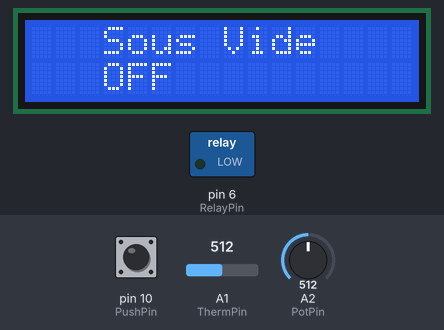
Simulated run of this sketch. Board: Arduino Uno, built with avr-gcc and run on an emulated ATmega328P. On the bench: 16×2 character LCD, switched loads named in the sketch (green lamp = pin HIGH). The inputs (shaded band) are chosen by the test bench; at power-on: pin 10 (PushPin) LOW, A1 (ThermPin) = 512, A2 (PotPin) = 512. EEPROM starts erased.

Above: at 4.2 s.
4.3 s: pin 10 (PushPin) pulled HIGH for 0.15 s
At 5.0 s:
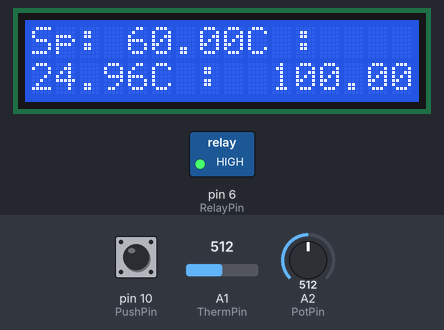
6.0 s: A1 (ThermPin) set to 253
At 8.1 s:
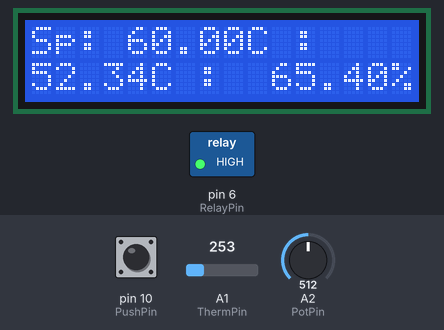
9.0 s: A1 (ThermPin) set to 236
At 10.6 s:
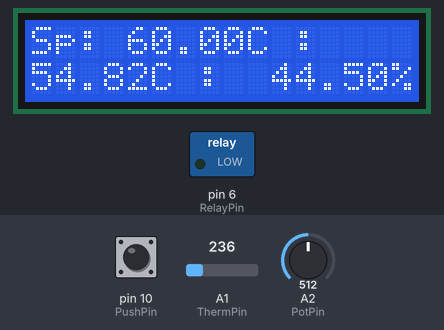
11.5 s: A1 (ThermPin) set to 306
At 12.7 s:
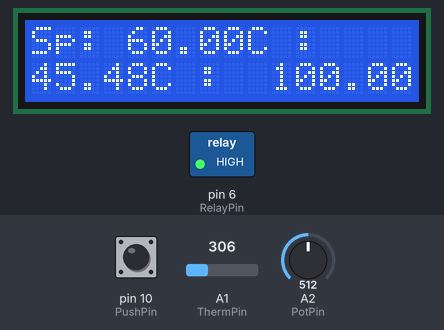
13.6 s: pin 10 (PushPin) pulled HIGH for 0.15 s
At 14.5 s:
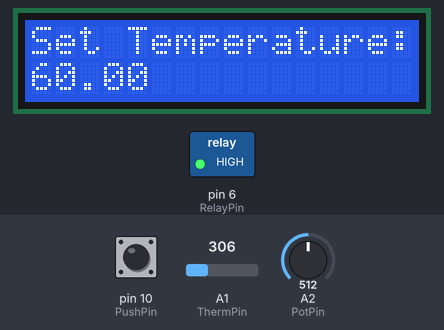
15.3 s: pin 10 (PushPin) pulled HIGH for 1 s
At 17.0 s:
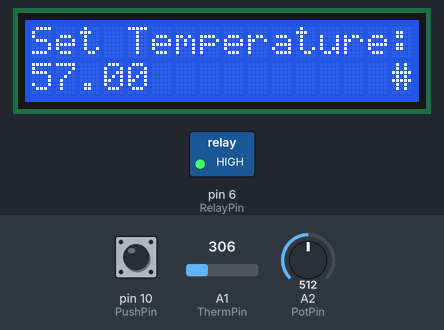
Timing chart, 0 to 18.5 s (numbered marks = the images above; inputs shaded):
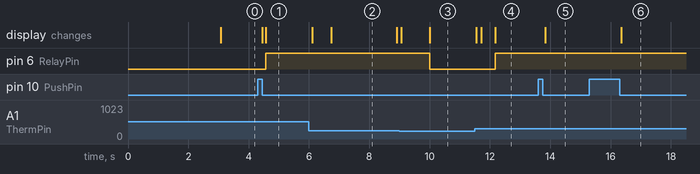

Measured:
- the behaviour switches between 237 and 236 on A1 (ThermPin) (found by bisection; images 2 and 3)
- after the input at 4.3 s, pin 6 (RelayPin): LOW → HIGH after 0.26 s; the display: first changes after 0.15 s (image 1 shows a later state)
- after the input at 6.0 s, the display: first changes after 0.12 s (image 2 shows a later state)
- after the input at 9.0 s, pin 6 (RelayPin): HIGH → LOW after 1.0 s instead of 2.0 s; the display: first changes after 0.07 s (image 3 shows a later state)
- after the input at 11.5 s, pin 6 (RelayPin): LOW → HIGH after 0.68 s; the display: first changes after 0.05 s (image 4 shows a later state)
- after the input at 13.6 s, the display: changes after 0.23 s (image 5)
- after the input at 15.3 s, the display: changes after 1.0 s (image 6)

The sketch:

ModSousViduino.ino
```cpp
//-------------------------------------------------------------------
// Sous Vide Controller
// Bill Earl - for Adafruit Industries
//
// Based on the Arduino PID and PID AutoTune Libraries
// by Brett Beauregard
//
// Modified for thermistor, LCD and one button setup
// by Nicolas Aimon
//------------------------------------------------------------------

// PID Library
#include <PID_v1.h>
#include <PID_AutoTune_v0.h>

// So we can save and retrieve settings
#include <EEPROM.h>

// Library for the basic liquid crystal
#include <LiquidCrystal.h>

// ************************************************
// Pin definitions
// ************************************************

// Output Relay
#define RelayPin 6

// Input Thermistor
#define ThermPin A1

// Button
#define PushPin 10

// Potentiometer
#define PotPin A2

// Thermistor variable
#define NUMSAMPLES 5

// ************************************************
// PID Variables and constants
// ************************************************

//Define Variables we'll be connecting to
double Setpoint;
double Input;
double Output;

volatile long onTime = 0;

// pid tuning parameters
double Kp;
double Ki;
double Kd;

// EEPROM addresses for persisted data
const int SpAddress = 0;
const int KpAddress = 8;
const int KiAddress = 16;
const int KdAddress = 24;

//Specify the links and initial tuning parameters
PID myPID(&Input, &Output, &Setpoint, Kp, Ki, Kd, DIRECT);

// 10 second Time Proportional Output window
int WindowSize = 10000;
unsigned long windowStartTime;

// ************************************************
// Auto Tune Variables and constants
// ************************************************
byte ATuneModeRemember=2;

double aTuneStep=500;
double aTuneNoise=1;
unsigned int aTuneLookBack=20;

boolean tuning = false;

PID_ATune aTune(&Input, &Output);

// ************************************************
// DiSplay Variables and constants
// ************************************************

const int logInterval = 10000; // log every 10 seconds
long lastLogTime = 0;

// ************************************************
// States for state machine
// ************************************************
enum operatingState { OFF = 0, SETP, RUN, TUNE_P, TUNE_I, TUNE_D, AUTO};
operatingState opState = OFF;

// Button handling
int buttonState;
int lastButtonState = LOW;
long lastButtonTime = 0;
long longPressTime = 500;
boolean shortButtonPressed = false;
boolean longButtonPressed = false;

boolean change = false;
long timeout = 10000;

// thermistor setup
int nominalR = 10000;
int nominalT = 25;
int numsamp = NUMSAMPLES;
int bcoeff = 3950;
int seriesR = 10000;
int samples[NUMSAMPLES];

LiquidCrystal lcd(12, 11, 1, 2, 3, 4);

// ************************************************
// Setup and diSplay initial screen
// ************************************************
void setup()
{
   // Initialize Relay Control:
   pinMode(RelayPin, OUTPUT);    // Output mode to drive relay
   digitalWrite(RelayPin, LOW);  // make sure it is off to start

   // Initialize LCD DiSplay

   lcd.begin(16, 2);
   lcd.print(F("    Naimo"));
   lcd.setCursor(0, 1);
   lcd.print(F("   Sous Vide!"));
   delay(3000);

   // Initialize the PID and related variables
   LoadParameters();
   myPID.SetTunings(Kp,Ki,Kd);

   myPID.SetSampleTime(1000);
   myPID.SetOutputLimits(0, WindowSize);

  // Run timer2 interrupt every 15 ms
  TCCR2A = 0;
  TCCR2B = 1<<CS22 | 1<<CS21 | 1<<CS20;

  //Timer2 Overflow Interrupt Enable
  TIMSK2 |= 1<<TOIE2;
}

// ************************************************
// Timer Interrupt Handler
// ************************************************
SIGNAL(TIMER2_OVF_vect)
{
  if (opState == OFF)
  {
    digitalWrite(RelayPin, LOW);  // make sure relay is off
  }
  else
  {
    DriveOutput();
  }
}

// ************************************************
// Main Control Loop
//
// All state changes pass through here
// ************************************************
void loop()
{
   lcd.clear();
   resetbutton();

   switch (opState)
   {
   case OFF:
      Off();
      break;
   case SETP:
      Tune_Sp();
      break;
    case RUN:
      Run();
      break;
   case TUNE_P:
      TuneP();
      break;
   case TUNE_I:
      TuneI();
      break;
   case TUNE_D:
      TuneD();
      break;
   }
}

// read temperature
double measuretemp(){
  uint8_t i;
  float average;
  for (i=0; i< numsamp; i++) {
    samples[i] = analogRead(ThermPin);
    delay(10);
  }
  average = 0;
  for (i=0; i< numsamp; i++) {
    average += samples[i];
  }
  average /= numsamp;
  average = 1023 / average - 1;
  average = seriesR / average;
  float steinhart;
  steinhart = average / nominalR;     // (R/Ro)
  steinhart = log(steinhart);                  // ln(R/Ro)
  steinhart /= bcoeff;                   // 1/B * ln(R/Ro)
  steinhart += 1.0 / (nominalT + 273.15); // + (1/To)
  steinhart = 1.0 / steinhart;                 // Invert
  steinhart -= 273.15;                         // convert to C
  return steinhart;
}

// capture button presses
void button(){
  buttonState = digitalRead(PushPin);
  if (buttonState != lastButtonState) {
    if (buttonState == LOW) {
      if (millis()-lastButtonTime < longPressTime){
        shortButtonPressed = true;
      }
      else{
        longButtonPressed = true;
      }
    }
    lastButtonState = buttonState;
    lastButtonTime = millis();
  }
}

void resetbutton(){
  shortButtonPressed=false;
  longButtonPressed=false;
}

// ************************************************
// Initial State - long or short button to enter setpoint
// ************************************************
void Off()
{
   myPID.SetMode(MANUAL);
   digitalWrite(RelayPin, LOW);  // make sure it is off
   lcd.setCursor(0, 0);
   lcd.print(F("   Sous Vide"));
   lcd.setCursor(0, 1);
   lcd.print(F("   OFF"));

   while(!(shortButtonPressed || longButtonPressed))
   {
      button();
   }

   //turn the PID on
   myPID.SetMode(AUTOMATIC);
   windowStartTime = millis();
   opState = RUN; // start control
}

// ************************************************
// Setpoint Entry State
// Potentiometer to change setpoint
// Short for tuning parameters
// Long for changing value
// ************************************************
void Tune_Sp()
{
   lcd.print(F("Set Temperature:"));
   while(true)
   {
      button();
      if (change){
        Setpoint = map(analogRead(PotPin), 0, 1023, 99, 15);
        lcd.setCursor(15, 1);
        lcd.print("#");
      };
      if (longButtonPressed)
      {
         change =!change;
         return;
      }
      if (shortButtonPressed)
      {
         opState = TUNE_P;
         change=false;
         return;
      }

      if ((millis() - lastButtonTime) > timeout)  // return to RUN after 3 seconds idle
      {
         opState = RUN;
         change=false;
         return;
      }
      lcd.setCursor(0,1);
      lcd.print(Setpoint);
      lcd.print(" ");
      DoControl();
   }
}

// ************************************************
// Proportional Tuning State
// Potentiometer to change Kp
// Short for Ki
// Long for changing value
// ************************************************
void TuneP()
{
   lcd.print(F("Set Kp"));
   while(true)
   {
      button();
      if (change){
        Kp = map(analogRead(PotPin), 0, 1023, 1000, 500);
        lcd.setCursor(15, 1);
        lcd.print("#");
      };
      if (longButtonPressed)
      {
         change =!change;
         return;
      }
      if (shortButtonPressed)
      {
         opState = TUNE_I;
         change=false;
         return;
      }
      if ((millis() - lastButtonTime) > timeout)  // return to RUN after 3 seconds idle
      {
         opState = RUN;
         change=false;
         return;
      }
      lcd.setCursor(0,1);
      lcd.print(Kp);
      lcd.print(" ");
      DoControl();
   }
}


// ************************************************
// Integral Tuning State
// Potentiometer to change Ki
// Short for Kd
// Long for changing value
// ************************************************
void TuneI()
{
   lcd.print(F("Set Ki"));
   while(true)
   {
      button();

      if (change){
        Ki = map(analogRead(PotPin), 0, 1023, 1000, 100)/1000.0;
        lcd.setCursor(15, 1);
        lcd.print("#");
      };
      if (longButtonPressed)
      {
         change =!change;
         return;
      }
      if (shortButtonPressed)
      {
         opState = TUNE_D;
         change=false;
         return;
      }
      if ((millis() - lastButtonTime) > timeout)  // return to RUN after 3 seconds idle
      {
         opState = RUN;
         change=false;
         return;
      }
      lcd.setCursor(0,1);
      lcd.print(Ki);
      lcd.print(" ");
      DoControl();
   }
}

// ************************************************
// Derivative Tuning State
// Potentiometer to change Kd
// Short for RUN
// Long for changing value
// ************************************************
void TuneD()
{
   lcd.print(F("Set Kd"));
   while(true)
   {
      button();

      if (change){
        Kd = map(analogRead(PotPin), 0, 1023, 200, 50)/1000.0;
        lcd.setCursor(15, 1);
        lcd.print("#");
      };
      if (longButtonPressed)
      {
         change =!change;
         return;
      }
      if (shortButtonPressed)
      {
         opState = RUN;
         change=false;
         return;
      }
      if ((millis() - lastButtonTime) > timeout)  // return to RUN after 3 seconds idle
      {
         opState = RUN;
         change=false;
         return;
      }
      lcd.setCursor(0,1);
      lcd.print(Kd);
      lcd.print(" ");
      DoControl();
   }
}

// ************************************************
// PID Control State
// Long for autotune
// Short - off
// ************************************************
void Run()
{
   // set up the LCD's number of rows and columns:
   lcd.print(F("Sp: "));
   lcd.print(Setpoint);
   lcd.print(F("C : "));

   SaveParameters();
   myPID.SetTunings(Kp,Ki,Kd);
   while(true)
   {
      button();
      if (shortButtonPressed)
      {
//         StartAutoTune();
           opState = SETP;
           return;
      }
      else if (longButtonPressed && (abs(Input - Setpoint) < 0.5))  // Should be at steady-state
      {
         StartAutoTune();
         resetbutton();
      }

      DoControl();

      lcd.setCursor(0,1);
      lcd.print(Input);
      lcd.print(F("C : "));

      float pct = map(Output, 0, WindowSize, 0, 1000);
      lcd.setCursor(10,1);
      lcd.print(F("      "));
      lcd.setCursor(10,1);
      lcd.print(pct/10);
      lcd.print("%");

      lcd.setCursor(15,0);
      if (tuning)
      {
        lcd.print("T");
      }
      else
      {
        lcd.print(" ");
      }

      delay(100);
   }
}

// ************************************************
// Execute the control loop
// ************************************************
void DoControl()
{
  // Read the input:
  Input = measuretemp();

  if (tuning) // run the auto-tuner
  {
     if (aTune.Runtime()) // returns 'true' when done
     {
        FinishAutoTune();
     }
  }
  else // Execute control algorithm
  {
     myPID.Compute();
  }

  // Time Proportional relay state is updated regularly via timer interrupt.
  onTime = Output;
}

// ************************************************
// Called by ISR every 15ms to drive the output
// ************************************************
void DriveOutput()
{
  long now = millis();
  // Set the output
  // "on time" is proportional to the PID output
  if(now - windowStartTime>WindowSize)
  { //time to shift the Relay Window
     windowStartTime += WindowSize;
  }
  if((onTime > 100) && (onTime > (now - windowStartTime)))
  {
     digitalWrite(RelayPin,HIGH);
  }
  else
  {
     digitalWrite(RelayPin,LOW);
  }
}

// ************************************************
// Start the Auto-Tuning cycle
// ************************************************

void StartAutoTune()
{
   // REmember the mode we were in
   ATuneModeRemember = myPID.GetMode();

   // set up the auto-tune parameters
   aTune.SetNoiseBand(aTuneNoise);
   aTune.SetOutputStep(aTuneStep);
   aTune.SetLookbackSec((int)aTuneLookBack);
   tuning = true;
}

// ************************************************
// Return to normal control
// ************************************************
void FinishAutoTune()
{
   tuning = false;

   // Extract the auto-tune calculated parameters
   Kp = aTune.GetKp();
   Ki = aTune.GetKi();
   Kd = aTune.GetKd();

   // Re-tune the PID and revert to normal control mode
   myPID.SetTunings(Kp,Ki,Kd);
   myPID.SetMode(ATuneModeRemember);

   // Persist any changed parameters to EEPROM
   SaveParameters();
}

// ************************************************
// Save any parameter changes to EEPROM
// ************************************************
void SaveParameters()
{
   if (Setpoint != EEPROM_readDouble(SpAddress))
   {
      EEPROM_writeDouble(SpAddress, Setpoint);
   }
   if (Kp != EEPROM_readDouble(KpAddress))
   {
      EEPROM_writeDouble(KpAddress, Kp);
   }
   if (Ki != EEPROM_readDouble(KiAddress))
   {
      EEPROM_writeDouble(KiAddress, Ki);
   }
   if (Kd != EEPROM_readDouble(KdAddress))
   {
      EEPROM_writeDouble(KdAddress, Kd);
   }
}

// ************************************************
// Load parameters from EEPROM
// ************************************************
void LoadParameters()
{
  // Load from EEPROM
   Setpoint = EEPROM_readDouble(SpAddress);
   Kp = EEPROM_readDouble(KpAddress);
   Ki = EEPROM_readDouble(KiAddress);
   Kd = EEPROM_readDouble(KdAddress);

   // Use defaults if EEPROM values are invalid
   if (isnan(Setpoint))
   {
     Setpoint = 60;
   }
   if (isnan(Kp))
   {
     Kp = 850;
   }
   if (isnan(Ki))
   {
     Ki = 0.5;
   }
   if (isnan(Kd))
   {
     Kd = 0.1;
   }
}


// ************************************************
// Write floating point values to EEPROM
// ************************************************
void EEPROM_writeDouble(int address, double value)
{
   byte* p = (byte*)(void*)&value;
   for (int i = 0; i < sizeof(value); i++)
   {
      EEPROM.write(address++, *p++);
   }
}

// ************************************************
// Read floating point values from EEPROM
// ************************************************
double EEPROM_readDouble(int address)
{
   double value = 0.0;
   byte* p = (byte*)(void*)&value;
   for (int i = 0; i < sizeof(value); i++)
   {
      *p++ = EEPROM.read(address++);
   }
   return value;
}
```
